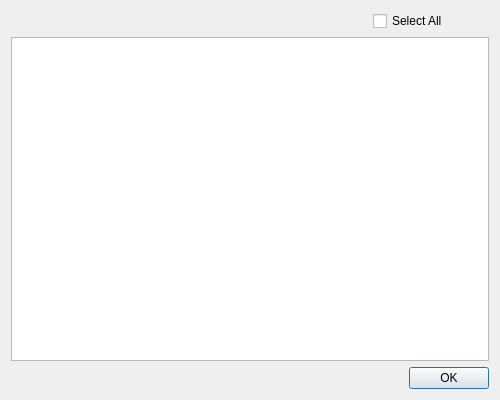
<?xml version="1.0" encoding="UTF-8"?>
<ui version="4.0">
 <class>SelectDialog</class>
 <widget class="QDialog" name="SelectDialog">
  <property name="geometry">
   <rect>
    <x>0</x>
    <y>0</y>
    <width>500</width>
    <height>400</height>
   </rect>
  </property>
  <property name="windowTitle">
   <string>Dialog</string>
  </property>
  <layout class="QGridLayout" name="gridLayout">
   <item row="0" column="0" colspan="2">
    <widget class="QLabel" name="label">
     <property name="text">
      <string/>
     </property>
    </widget>
   </item>
   <item row="1" column="0" colspan="4">
    <widget class="QTableWidget" name="tableWidget"/>
   </item>
   <item row="2" column="0" colspan="4">
    <widget class="QDialogButtonBox" name="buttonBox">
     <property name="orientation">
      <enum>Qt::Horizontal</enum>
     </property>
     <property name="standardButtons">
      <set>QDialogButtonBox::Ok</set>
     </property>
    </widget>
   </item>
   <item row="0" column="3">
    <widget class="QCheckBox" name="checkBox">
     <property name="text">
      <string>Select All</string>
     </property>
    </widget>
   </item>
  </layout>
 </widget>
 <resources/>
 <connections>
  <connection>
   <sender>buttonBox</sender>
   <signal>accepted()</signal>
   <receiver>SelectDialog</receiver>
   <slot>accept()</slot>
   <hints>
    <hint type="sourcelabel">
     <x>248</x>
     <y>254</y>
    </hint>
    <hint type="destinationlabel">
     <x>157</x>
     <y>274</y>
    </hint>
   </hints>
  </connection>
  <connection>
   <sender>buttonBox</sender>
   <signal>rejected()</signal>
   <receiver>SelectDialog</receiver>
   <slot>reject()</slot>
   <hints>
    <hint type="sourcelabel">
     <x>316</x>
     <y>260</y>
    </hint>
    <hint type="destinationlabel">
     <x>286</x>
     <y>274</y>
    </hint>
   </hints>
  </connection>
 </connections>
</ui>
